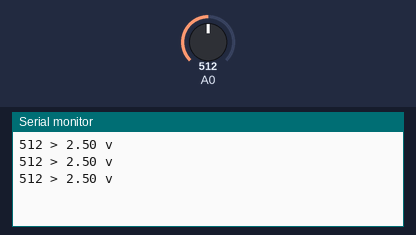
A sketch run on a simulated Arduino Uno, built with avr-gcc and run on an emulated ATmega328P. Parts: the last lines printed to the serial monitor. The inputs (shaded band) are chosen by the test bench; at power-on: A0 = 512.

Above: at 1.3 s.
1.4 s: A0 set to 716
At 1.9 s:
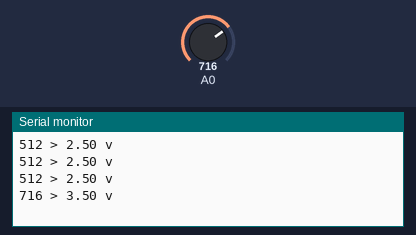
2.9 s: A0 set to 900
At 3.4 s:
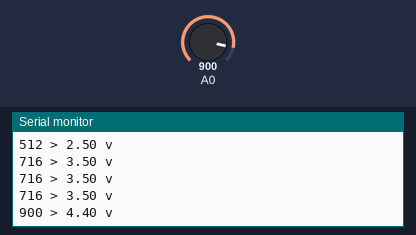
Timing chart, 0 to 5.9 s (numbered marks = the images above; inputs shaded):
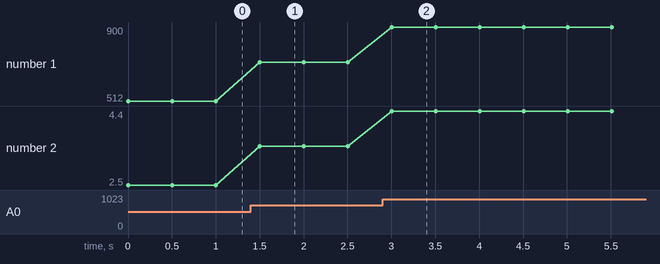

The sketch:

voltimetro.ino
```cpp
void setup() {
  Serial.begin(9600);

}

void loop() {
 int valorAnalog=analogRead(A0);

 Serial.print(valorAnalog);
 Serial.print(" > ");

 float voltios=5.0*valorAnalog/1023.0;

 Serial.print(voltios);
 Serial.println(" v");
 delay(500);

}
```

Measured:
- after the input at 1.4 s, the serial monitor: prints a new line after 0.10 s (image 1)
- after the input at 2.9 s, the serial monitor: prints a new line after 0.10 s (image 2)
- plotted number 1: 512 → 716 after the input at 1.4 s, 716 → 900 after the input at 2.9 s
- plotted number 2: 2.5 → 3.5 after the input at 1.4 s, 3.5 → 4.4 after the input at 2.9 s
